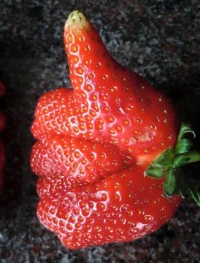
#> input picture img/eper.jpg, 200 x 263 px
$ python lab2_intro.py
#> lines starting #> are read from the running program, lines starting #| are printed output that depends on the picture
import cv2
import numpy as np

im = cv2.imread('./img/eper.jpg')
#> im is the input picture: shape (263, 200, 3); mean B, G, R 46.3, 51.4, 108.4

# Kép szétválasztása színcsatornákra
b, g, r = cv2.split(im)
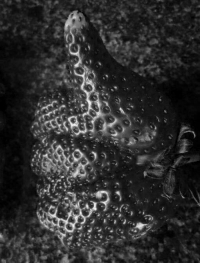
#> b: shape (263, 200); min 0, max 242, mean 46.3
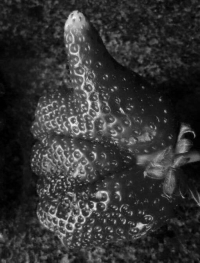
#> g: shape (263, 200); min 0, max 249, mean 51.4
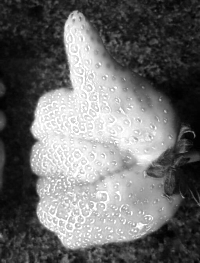
#> r: shape (263, 200); min 0, max 255, mean 108.4

# Összeállítás színcsatornákból egy színes képet
result = cv2.merge([b, g, r])

# Új kép létrehozása
imBig = np.zeros((im.shape[0] * 3, im.shape[1] * 6, im.shape[2]), dtype=np.uint8)
z = np.zeros((im.shape[0], im.shape[1]), dtype=np.uint8)

# Színes háttér
imBig[:, :] = (128, 128, 255)

# Eredmények megjelenítése (opcionális)
cv2.imshow('Eredeti', im)
cv2.imshow('R', r)
cv2.imshow('G', g)
cv2.imshow('B', b)
cv2.imshow('Összeállított', result)
cv2.imshow('imBig', imBig)
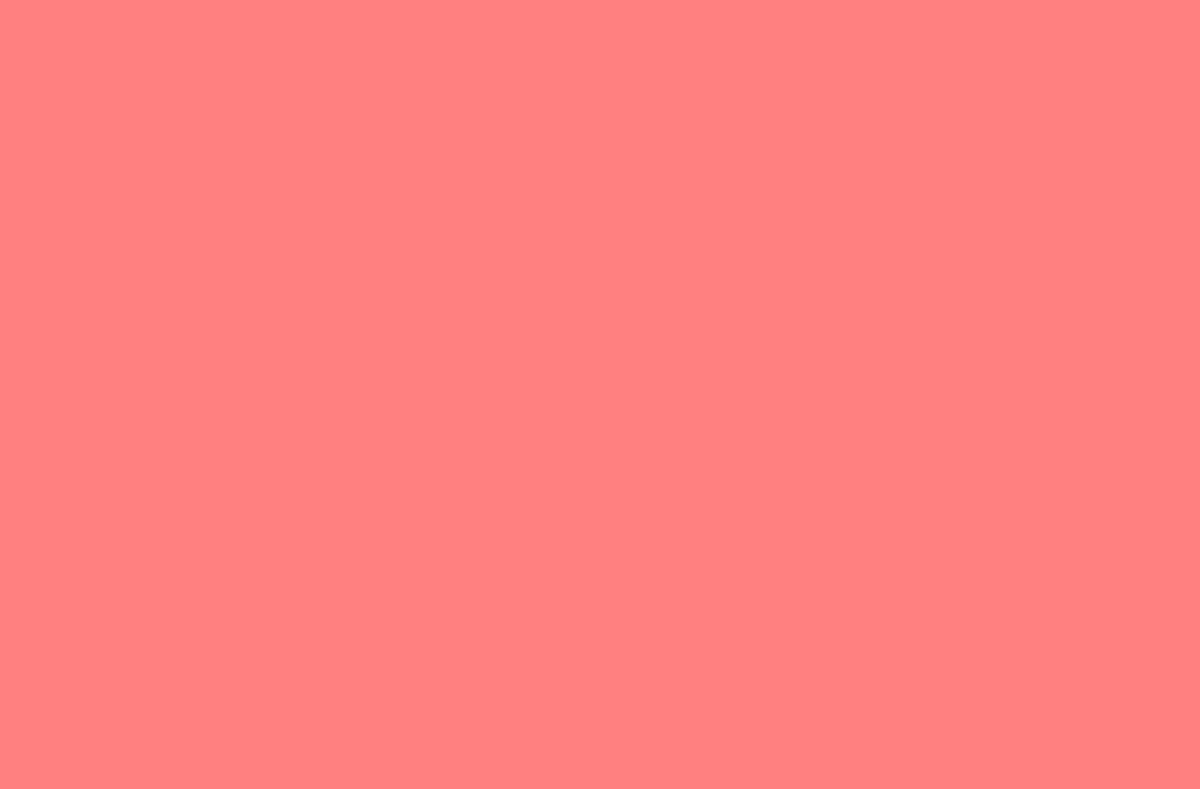
#> window 'imBig': shape (789, 1200, 3); mean B, G, R 128, 128, 255
cv2.waitKey(0)
cv2.destroyAllWindows()

$ run again, with img/1700047962038.jpg copied over img/eper.jpg
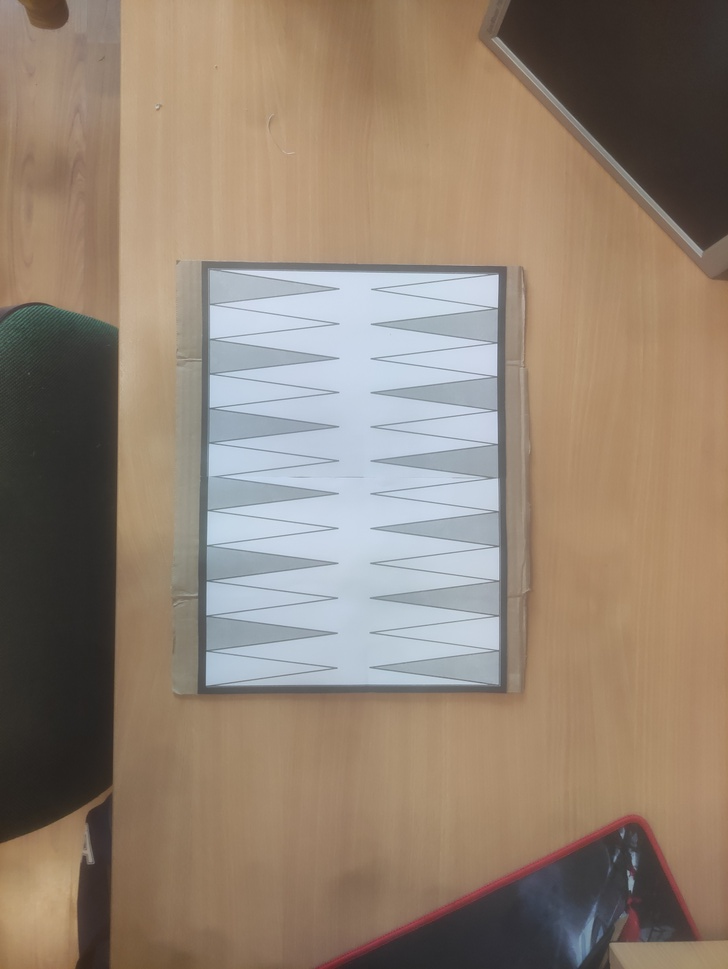
#> input picture img/1700047962038.jpg, 728 x 969 px, shrunk from 3472 x 4624 before the run
#> im is the input picture: shape (969, 728, 3); mean B, G, R 114.8, 130.8, 147.2
#> `b, g, r = cv2.split(im)`:
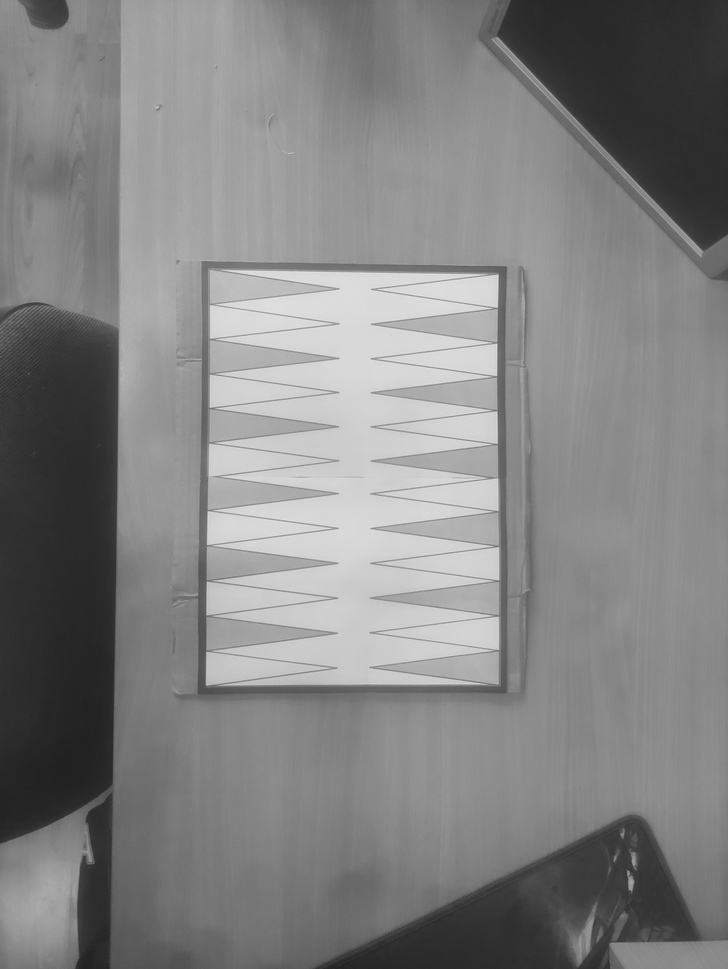
#> g: shape (969, 728); min 31, max 229, mean 130.8
#> `b, g, r = cv2.split(im)`:
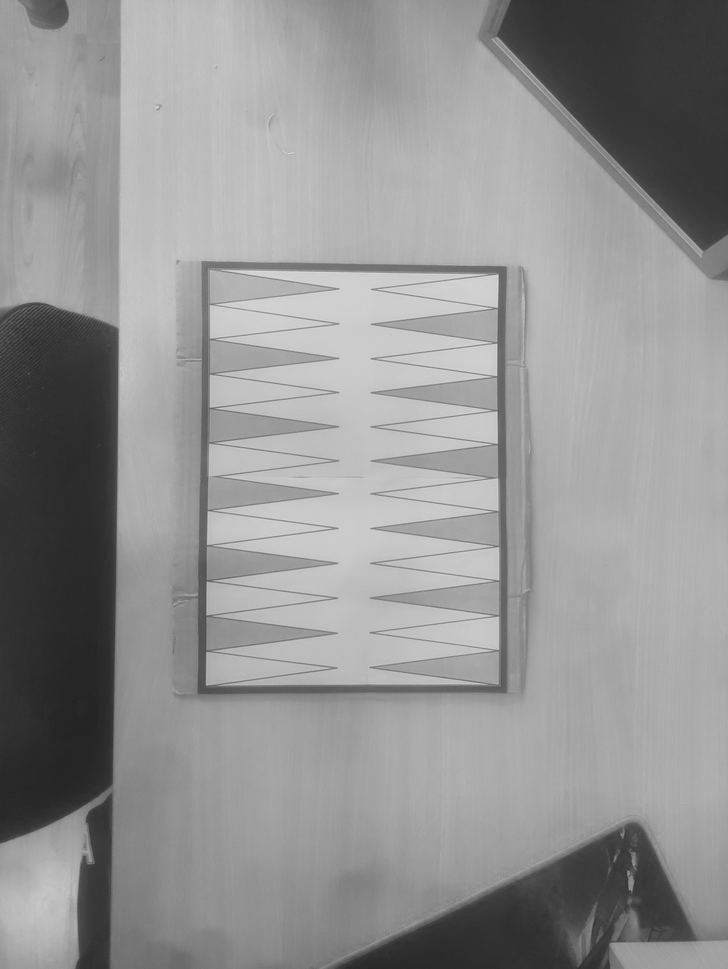
#> r: shape (969, 728); min 35, max 223, mean 147.2

$ run again, with img/1700047962049.jpg copied over img/eper.jpg
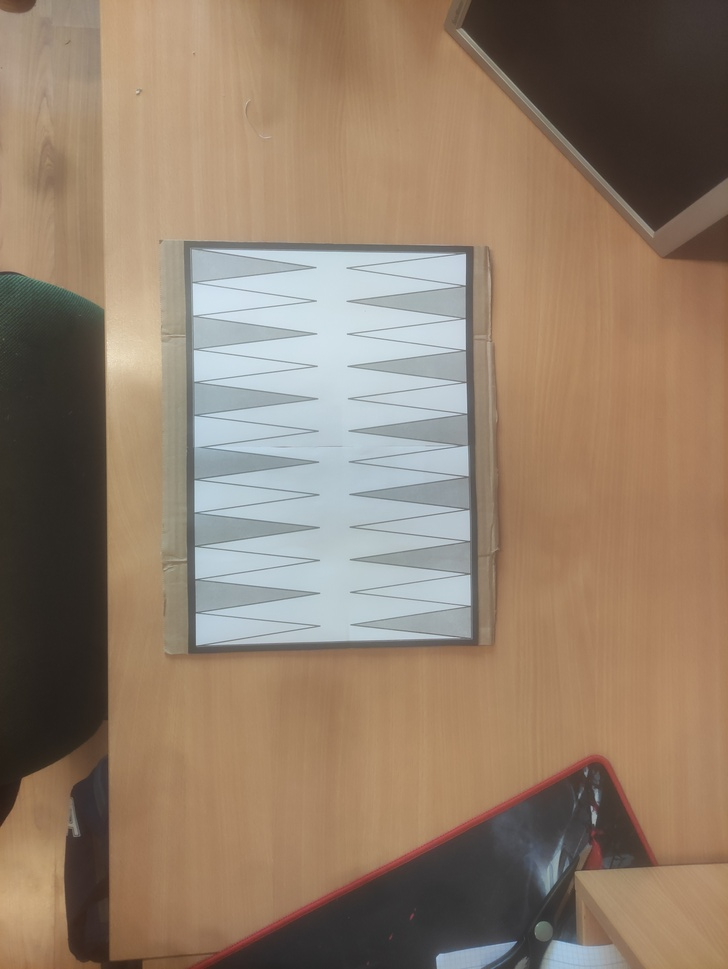
#> input picture img/1700047962049.jpg, 728 x 969 px, shrunk from 3472 x 4624 before the run
#> im is the input picture: shape (969, 728, 3); mean B, G, R 107.3, 126.8, 146.8
#> `b, g, r = cv2.split(im)`:
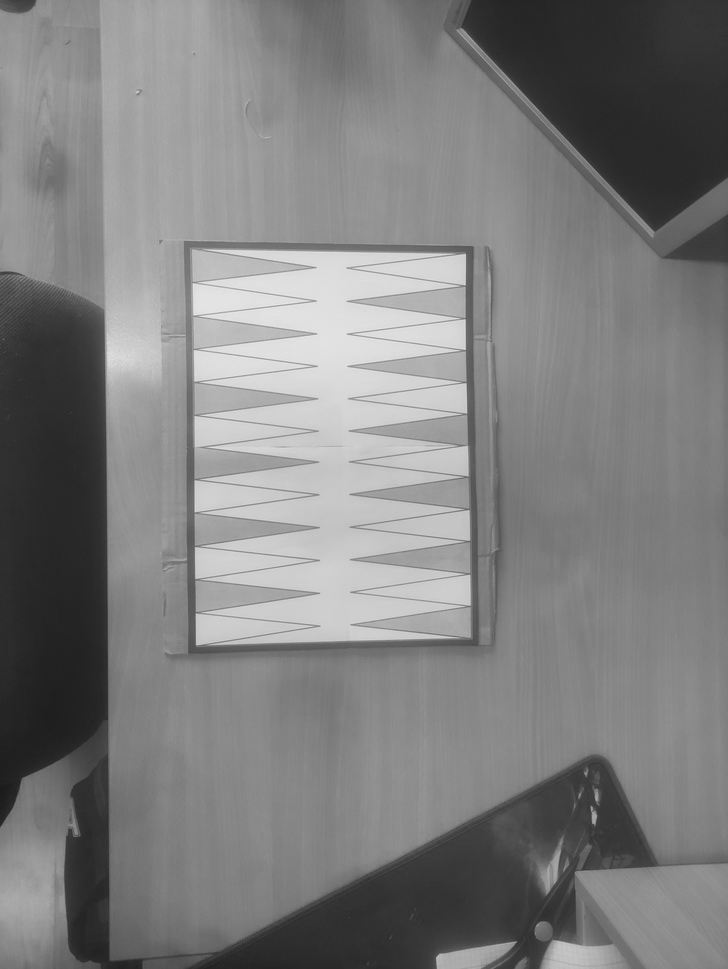
#> g: shape (969, 728); min 27, max 234, mean 126.8
#> `b, g, r = cv2.split(im)`:
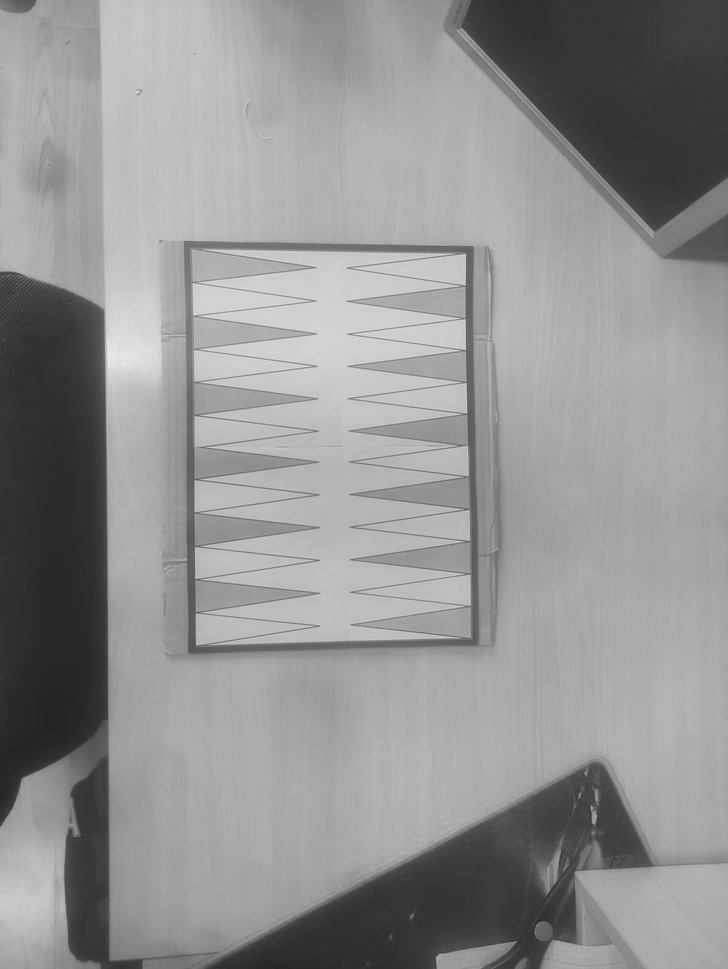
#> r: shape (969, 728); min 35, max 248, mean 146.8

$ run again, with img/1700047962059.jpg copied over img/eper.jpg
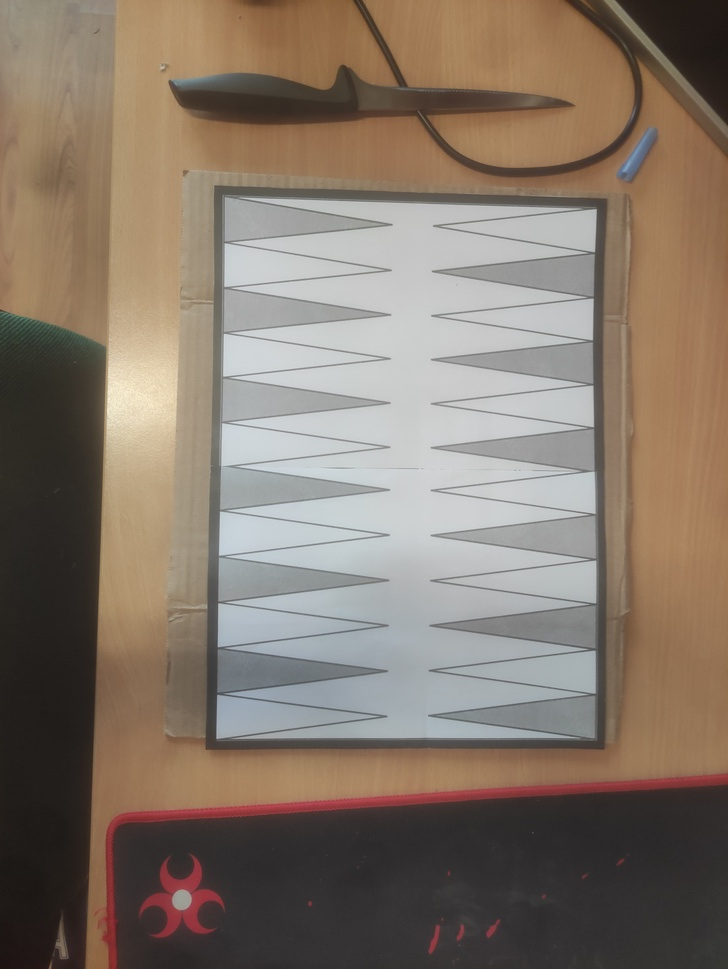
#> input picture img/1700047962059.jpg, 728 x 969 px, shrunk from 3472 x 4624 before the run
#> im is the input picture: shape (969, 728, 3); mean B, G, R 105.9, 118.7, 132.5
#> `b, g, r = cv2.split(im)`:
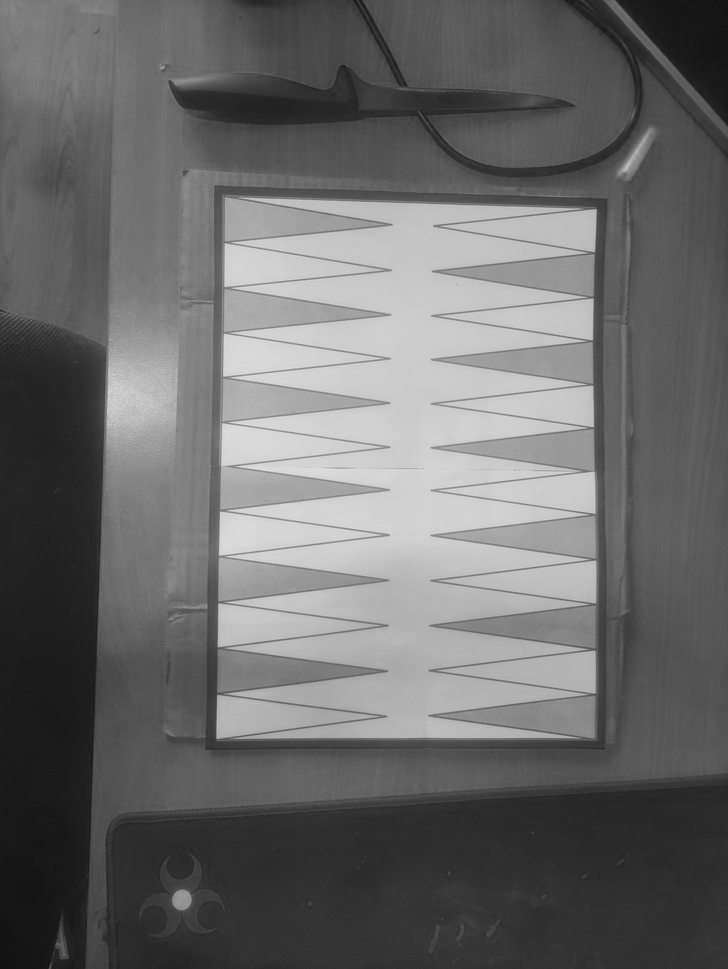
#> b: shape (969, 728); min 15, max 225, mean 105.9
#> `b, g, r = cv2.split(im)`:
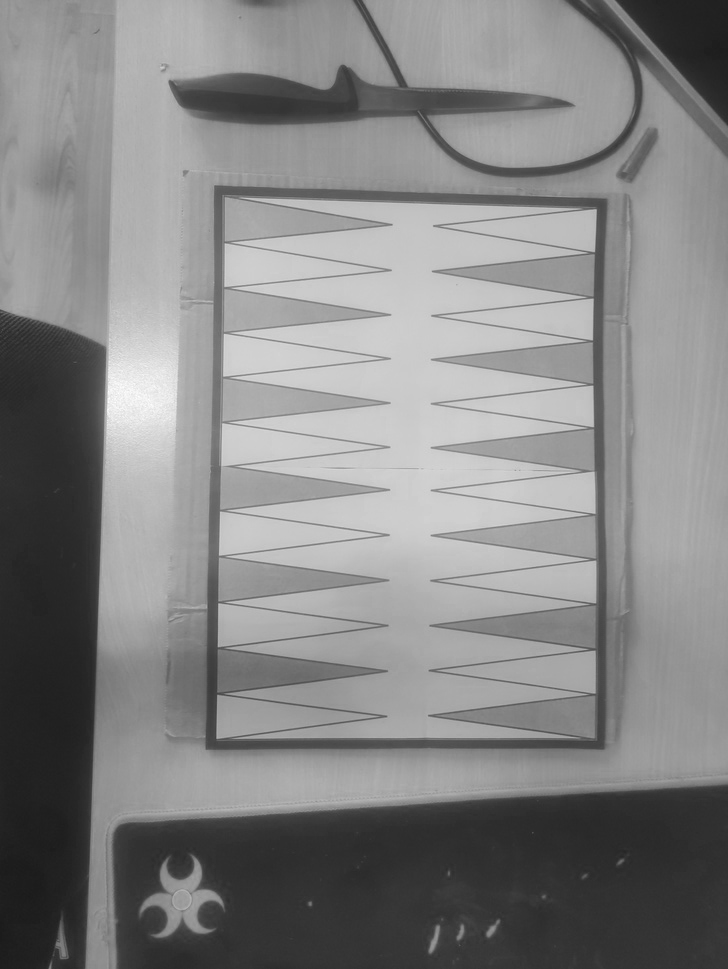
#> r: shape (969, 728); min 26, max 255, mean 132.5
